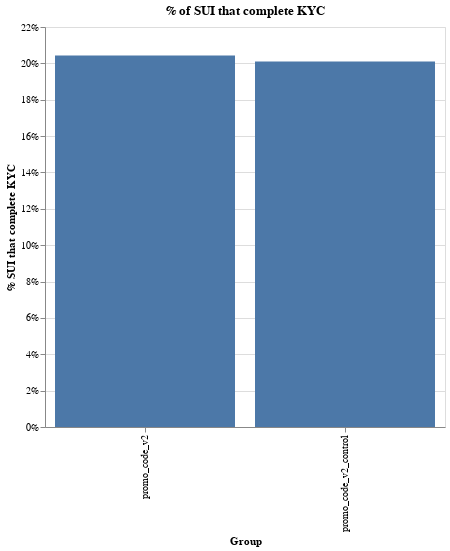

Write notebook code for a chart like this one.
### Markdown cell above
Finally, to conclude this part of the analysis let's look at % SUI that finish KYC. This shows that the feature in the end produces more KYCc than the control.

### Code cell
from datetime import datetime, timedelta

df = pd.read_csv("promo_code.csv")

df = df.loc[df["step"] == "signup-start", :]

df["kycc"] = 0
df.loc[df["kyc_first_completed"].isna() == False, "kycc"] = 1

df = df.groupby(["se_property", "domain_userid"])["kycc"].agg("max").reset_index()
df = df.groupby(["se_property"])["kycc"].agg("mean").reset_index()

alt.Chart(df).mark_bar().encode(
    x=alt.X("se_property:N", axis=alt.Axis(title="Group")),
    y=alt.Y("kycc:Q", axis=alt.Axis(title="% SUI that complete KYC", format="%")),
).properties(title="% of SUI that complete KYC", width=400, height=400).display(
    renderer="svg"
)

### Figure 1 — Vega-Lite specification as saved in the notebook (floating-point values rounded to 4 significant figures)
{"config": {"view": {"continuousWidth": 400, "continuousHeight": 300}}, "data": {"name": "data-491f6cd7f657894c2c8e2caa5a1031a0"}, "mark": "bar", "encoding": {"x": {"type": "nominal", "axis": {"title": "Group"}, "field": "se_property"}, "y": {"type": "quantitative", "axis": {"format": "%", "title": "% SUI that complete KYC"}, "field": "kycc"}}, "height": 400, "title": "% of SUI that complete KYC", "width": 400, "$schema": "https://vega.github.io/schema/vega-lite/v4.0.2.json", "datasets": {"data-491f6cd7f657894c2c8e2caa5a1031a0": [{"se_property": "promo_code_v2", "kycc": 0.2044}, {"se_property": "promo_code_v2_control", "kycc": 0.201}]}}
